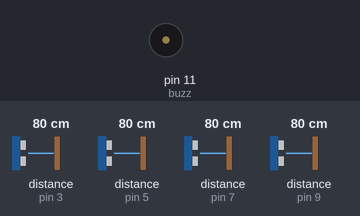
A sketch run on a simulated Arduino Uno, built with avr-gcc and run on an emulated ATmega328P. On the bench: buzzer (waves = sounding, pin HIGH). Wiring (inferred from the names in the program): 4 × ultrasonic range finder: trigger pin 2, echo pin 3 / trigger pin 4, echo pin 5 / trigger pin 6, echo pin 7 / trigger pin 8, echo pin 9. The inputs (shaded band) are chosen by the test bench; at power-on: distance to the obstacle (sensors on pin 3, pin 5, pin 7, pin 9) 80 cm. The echo pulse lasts 58.3 µs per cm; pins used as bus, display or sensor lines are not drawn; what the sketch prints to the serial monitor is not drawn.

Above: at 0.16 s.
Timing chart, 0 to 1.8 s (numbered marks = the images above):
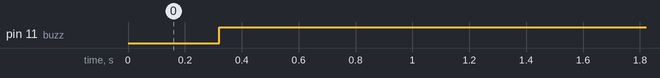

The sketch:

sketch_aug07a.ino
```cpp
const int trigger1 = 2;
const int echo1 = 3;
const int trigger2 = 4;
const int echo2 = 5;
const int trigger3 = 6;
const int echo3 = 7;
const int trigger4 = 8;
const int echo4 = 9;
const int buzz = 11;

int getio,setd=100;
int ON_TIME=1000;
long duration;
int distance,TEMP_DIST;

void setup() {
  Serial.begin(9600);
  pinMode(trigger1,OUTPUT);
  pinMode(echo1,INPUT);
  pinMode(trigger2,OUTPUT);
  pinMode(echo2,INPUT);
  pinMode(trigger3,OUTPUT);
  pinMode(echo3,INPUT);
  pinMode(trigger4,OUTPUT);
  pinMode(echo4,INPUT);

  pinMode(buzz,OUTPUT);
  Serial.println( "WELCOME " );
  digitalWrite(buzz, LOW);
  getio=1;

}
void loop() {
  dist();
  if(distance<setd)
  {
    Serial.println( distance );
    Serial.println( "Object Detected" );
    digitalWrite(buzz, HIGH);
    getio=0;
  }
   while(distance<setd)
   {
      dist();
  }

  if(getio==0){
    delay(ON_TIME);
    digitalWrite(buzz, LOW);
    getio=1;
  }
  Serial.println( "No Object Detected" );


}

int dist(){
// Clears the trigPin
digitalWrite(trigger1, LOW);
 delayMicroseconds(2);
 digitalWrite(trigger1, HIGH);
 delayMicroseconds(10);
 digitalWrite(trigger1, LOW);
 duration = pulseIn(echo1, HIGH);
 distance= duration;
delay(100);
 digitalWrite(trigger2, LOW);
 delayMicroseconds(2);
 digitalWrite(trigger2, HIGH);
 delayMicroseconds(10);
 digitalWrite(trigger2, LOW);
 duration = pulseIn(echo2, HIGH);
 TEMP_DIST= duration;
 if(distance > TEMP_DIST)distance = TEMP_DIST;
delay(100);
 digitalWrite(trigger3, LOW);
 delayMicroseconds(2);
 digitalWrite(trigger3, HIGH);
 delayMicroseconds(10);
 digitalWrite(trigger3, LOW);
 duration = pulseIn(echo3, HIGH);
 TEMP_DIST= duration;
 if(distance > TEMP_DIST)distance = TEMP_DIST;
 delay(100);

 digitalWrite(trigger4, LOW);
 delayMicroseconds(2);            // Sets the trigPin on HIGH state for 10 micro seconds
 digitalWrite(trigger4, HIGH);
 delayMicroseconds(10);
 digitalWrite(trigger4, LOW);    // Reads the echoPin, returns the sound wave travel time in microseconds
 duration = pulseIn(echo4, HIGH);// Calculating the distance
 TEMP_DIST= duration;            // Prints the distance on the Serial Monitor
 if(distance > TEMP_DIST)distance = TEMP_DIST;

 distance = distance*0.01724;   //1km in 2.9s=2900ms so 1m=2.9ms and 1cm=29ms
                                //true and for so devd by 2
                                //distanc=(duration/29)/2=duration x 0.01724
 Serial.print("Distance: ");
 Serial.println(distance);


}
```

Measured:
- by itself, pin 11 (buzz): LOW → HIGH at 0.32 s
